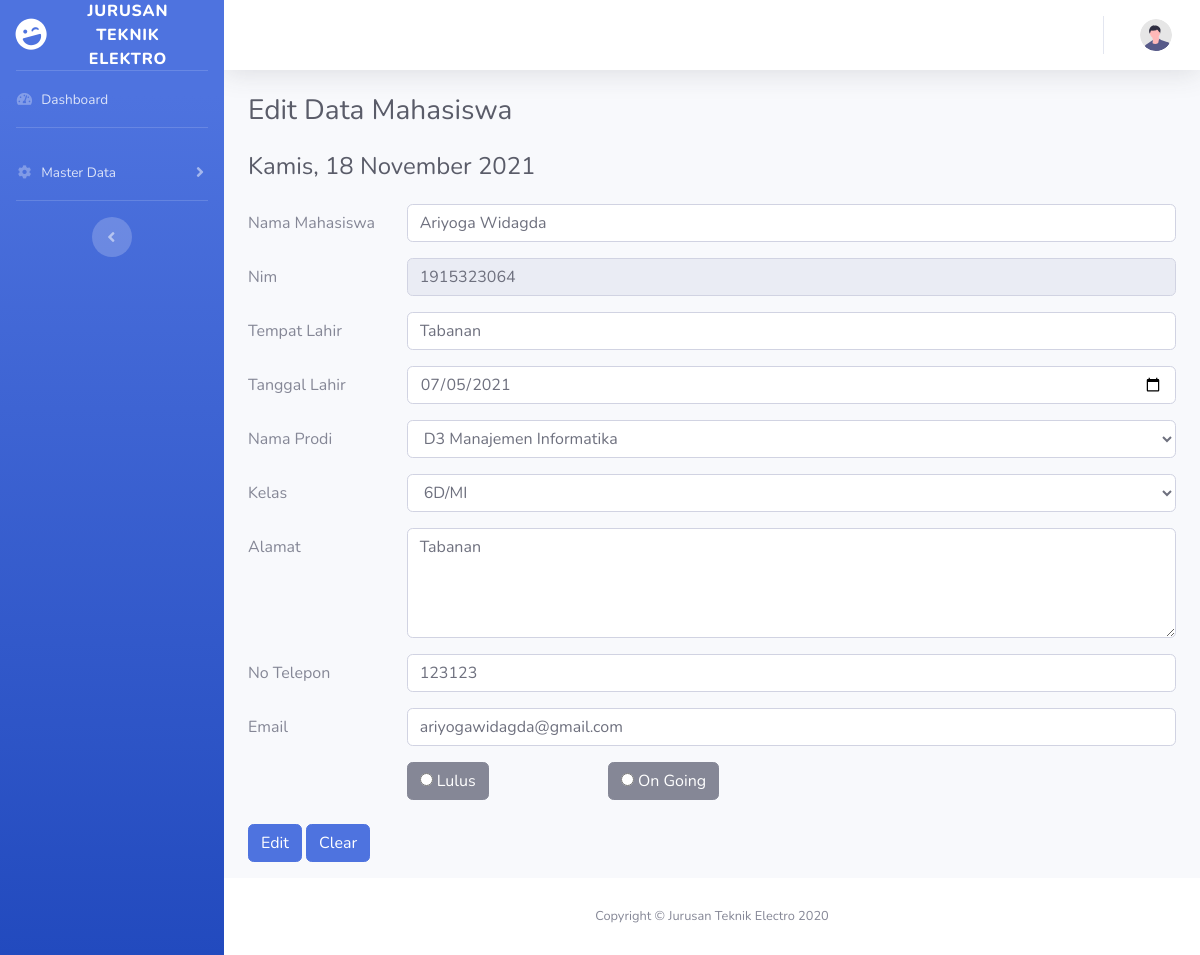
Page /pegawai/editmahasiswa.php?id=1915323064 on the committed database.
### tables this page shows
CREATE TABLE `mahasiswa` (
  `nim` varchar(20) NOT NULL,
  `namamhs` varchar(50) DEFAULT NULL,
  `tempatlahir` varchar(50) DEFAULT NULL,
  `tanggallahir` date DEFAULT NULL,
  `kelas` varchar(50) DEFAULT NULL,
  `alamat` varchar(100) DEFAULT NULL,
  `notelp` varchar(30) DEFAULT NULL,
  `email` varchar(100) DEFAULT NULL,
  `status` varchar(60) DEFAULT NULL,
  `kode_prodi` varchar(10) DEFAULT NULL,
  `id_level` varchar(10) DEFAULT NULL
);

CREATE TABLE `prodi` (
  `kode_prodi` varchar(10) NOT NULL,
  `nama_prodi` varchar(40) DEFAULT NULL
);

### pegawai/editmahasiswa.php (the view, shortened to what this page needs)
<!DOCTYPE html>
<html lang="en">
<head>
    <link href="../vendor/fontawesome-free/css/all.min.css" rel="stylesheet" type="text/css">
    <link href="../css/sb-admin-2.min.css" rel="stylesheet">
</head>
<body id="page-top">
    <?php
    include('../koneksi.php');
    ?>
    <div id="wrapper">
        <ul class="navbar-nav bg-gradient-primary sidebar sidebar-dark accordion" id="accordionSidebar">
            <a class="sidebar-brand d-flex align-items-center justify-content-center" href="index.html">
                <div class="sidebar-brand-icon rotate-n-15">
                    <i class="fas fa-laugh-wink"></i>
                </div>
                <div class="sidebar-brand-text mx-3">Jurusan Teknik Elektro <sup></sup></div>
            </a>
            <hr class="sidebar-divider my-0">
            <li class="nav-item">
                <a class="nav-link" href="indexpegawai.php">
                    <i class="fas fa-fw fa-tachometer-alt"></i>
                    <span>Dashboard</span></a>
            </li>
            <hr class="sidebar-divider">
            <li class="nav-item">
                <a class="nav-link collapsed" href="#" data-toggle="collapse" data-target="#collapseTwo"
                    aria-expanded="true" aria-controls="collapseTwo">
                    <i class="fas fa-fw fa-cog"></i>
                    <span>Master Data</span>
                </a>
            </li>
                   <hr class="sidebar-divider">
            <div class="text-center d-none d-md-inline">
                <button class="rounded-circle border-0" id="sidebarToggle"></button>
            </div>
        </ul>
        <div id="content-wrapper" class="d-flex flex-column">
            <div id="content">
                <nav class="navbar navbar-expand navbar-light bg-white topbar mb-4 static-top shadow">
                    <ul class="navbar-nav ml-auto">
                        <li class="nav-item dropdown no-arrow">
                            <a class="nav-link dropdown-toggle" href="#" id="userDropdown" role="button"
                                data-toggle="dropdown" aria-haspopup="true" aria-expanded="false">
                                <img class="img-profile rounded-circle"
                                    src="../img/undraw_profile.svg">
                            </a>
                        </li>
                    </ul>
                </nav>
                <div class="container-fluid">
                <?php
		$id = $_GET['id'];
		$data = mysqli_query($koneksi, "select * from mahasiswa join prodi on mahasiswa.kode_prodi = prodi.kode_prodi where nim='$id'");
		$d= mysqli_fetch_array($data);
		?>
                     <h1 class="h3 mb-4 text-gray-800">Edit Data Mahasiswa</h1>
                     <h1 class="h4 mb-4 text-gray-800"><?php $date=date('Y-m-d'); echo"".format_hari_tanggal($date); ?></h1>
                    <form action="updatemahasiswa.php" method="post">
                <div class="form-group row">
                        <label for="nmmhs" class="col-sm-2 col-form-label">Nama Mahasiswa</label>
                        <div class="col-sm-10">
                        <input type="text" class="form-control" name="namamhs" id="nmmhs" value="<?php echo"".$d['namamhs']?>" required>
                        </div>
                    </div>
                    <div class="form-group row">
                        <label for="nimmhs" class="col-sm-2 col-form-label">Nim</label>
                        <div class="col-sm-10">
                        <input type="text" class="form-control" name="nim" id="nimmhs" readonly value="<?php echo"".$d['nim']?>" required>
                        </div>
                    </div>
                    <div class="form-group row">
                        <label for="tmptlhr" class="col-sm-2 col-form-label">Tempat Lahir</label>
                        <div class="col-sm-10">
                        <input type="text" class="form-control" name="tempatlahir" id="tmptlhr" value="<?php echo"".$d['tempatlahir']?>"  required>
                        </div>
                    </div>
                    <div class="form-group row">
                        <label for="tgllahir" class="col-sm-2 col-form-label">Tanggal Lahir</label>
                        <div class="col-sm-10">
                        <input type="date" class="form-control" name="datelahir" id="tgllahir"  required value="<?php echo"".$d['tanggallahir']?>">
                        </div>
                    </div>
                    <div class="form-group row">
                    <label class="col-sm-2 col-form-label" for="nmprodi">Nama Prodi</label>
                    <div class="col-sm-10">
                    <select class="form-control"   name="kodeprodii" id="nmprodi"  required>
                    <option value="<?php echo"".$d['kode_prodi']?>"><?php echo"".$d['nama_prodi']?></option>
                    </select>
                            </div>
                </div>
                <div class="form-group row">
                    <label class="col-sm-2 col-form-label" for="klsprodi">Kelas</label>
                    <div class="col-sm-10">
                    <select class="form-control"  name="kelas" id="klsprodi" required>
                    <option value="<?php echo"".$d['kelas']?>"><?php echo"".$d['kelas']?></option>
                    </select>
                            </div>
                </div>
                <div class="form-group row">
                        <label for="almt" class="col-sm-2 col-form-label">Alamat</label>
                        <div class="col-sm-10">
                        <textarea  class="form-control" name="alamat" id="almt" rows="4" cols="69" placeholder="Silahkan Tulis Alamat Anda!" required><?php echo"".$d['alamat']?></textarea>
                        </div>
                    </div>
                    <div class="form-group row">
                        <label for="nippb1" class="col-sm-2 col-form-label">No Telepon</label>
                        <div class="col-sm-10">
                        <input type="text" class="form-control" name="notelp" id="telp" value="<?php echo"".$d['notelp']?>" required>
                        </div>
                    </div>
                    <div class="form-group row">
                        <label for="dsn1" class="col-sm-2 col-form-label">Email</label>
                        <div class="col-sm-10">
                        <input type="text" class="form-control"  name="email" id="email"  value="<?php echo"".$d['email']?>" required>
                        </div>
                    </div>
                    <div class="form-group row">
                <label for="ulasan" class="col-sm-2 col-form-label"></label>
                    <div class="btn-group btn-group-toggle" data-toggle="buttons">
                    <div class="col-sm-10">
                    <label class="btn btn-secondary">
                        <input type="radio" name="options" id="option1" value="lulus" required> Lulus
                    </label>
                    </div>
                    <div class="col-sm-10">
                    <label  class="btn btn-secondary">
                        <input type="radio" name="options" id="option2" value="On Going" required> On Going
                    </label>
                    </div>
                    </div>
                    </div>
                    <div class="form-group row">
                        <div class="col-sm-10">
                        <input type="submit" class="btn btn-primary" value="Edit">
                        <Input  class="btn btn-primary" type="button" value="Clear" onclick="javascript:eraseText();"></td>
                        </div>
                    </div>
                    </form>
                </div>
            </div>
            <footer class="sticky-footer bg-white">
                <div class="container my-auto">
                    <div class="copyright text-center my-auto">
                        <span>Copyright &copy; Jurusan Teknik Electro 2020</span>
                    </div>
                </div>
            </footer>
        </div>
    </div>
 <?php
function format_hari_tanggal($waktu)
{
    $hari_array = array(
        'Minggu',
        'Senin',
        'Selasa',
        'Rabu',
        'Kamis',
        'Jumat',
        'Sabtu'
    );
    $hr = date('w', strtotime($waktu));
    $hari = $hari_array[$hr];
    $tanggal = date('j', strtotime($waktu));
    $bulan_array = array(
        1 => 'Januari',
        2 => 'Februari',
        3 => 'Maret',
        4 => 'April',
        5 => 'Mei',
        6 => 'Juni',
        7 => 'Juli',
        8 => 'Agustus',
        9 => 'September',
        10 => 'Oktober',
        11 => 'November',
        12 => 'Desember',
    );
    $bl = date('n', strtotime($waktu));
    $bulan = $bulan_array[$bl];
    $tahun = date('Y', strtotime($waktu));
    return "$hari, $tanggal $bulan $tahun";
}
?>
</body>
</html>

### rows in the picture
mahasiswa: namamhs "Ariyoga Widagda", nim "1915323064", tempatlahir "Tabanan", datelahir "07/05/2021", kodeprodii "D3 Manajemen Informatika", kelas "6D/MI", alamat "Tabanan", notelp "123123", email "ariyogawidagda@gmail.com"
